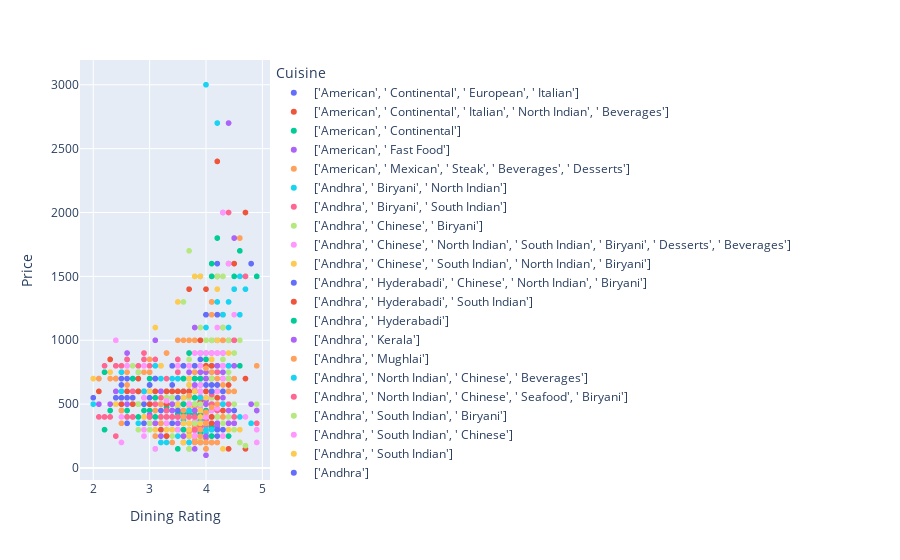

Notebook code for this chart:
### Code cell
fig = px.scatter(price_dining_df, x = 'Dining Rating', y = 'Price', color = 'Cuisine')
fig.show()
